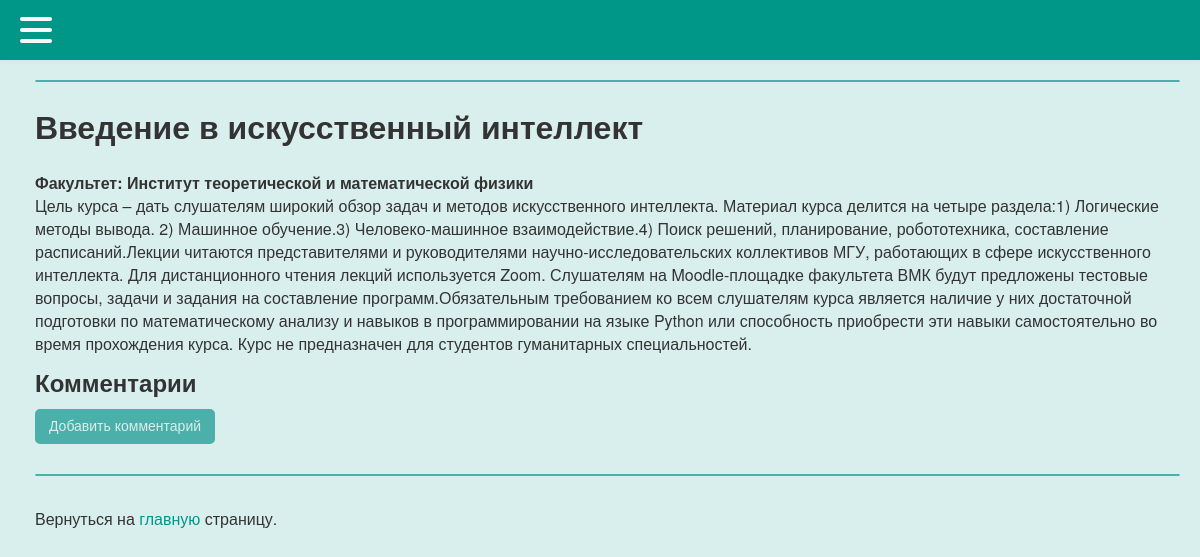
The page /mfk/221 on the database as committed earlier.
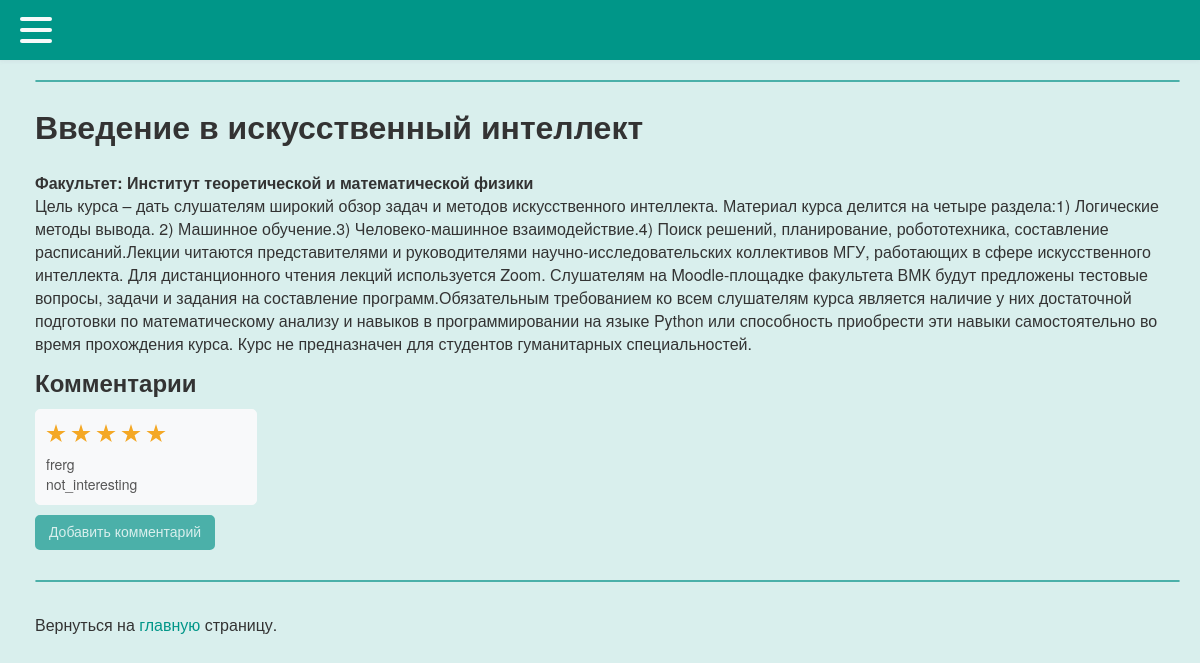
The same page on the database as committed later.
### tables this page shows
CREATE TABLE mfk (
id integer PRIMARY KEY AUTOINCREMENT,
name text,
faculty text,
desc text,
online text,
openclose text,
score text,
score_numb integer
);

CREATE TABLE comments (
id integer PRIMARY KEY AUTOINCREMENT,
username text,
mfkname text,
score text,
mfktitle text,
reason text
);

### testApp.py (the view)
@app.route("/mfk/<alias>", methods=['GET', 'POST'])
def showMfk(alias):
    mfk = dbase.getMfk(alias)
    if not mfk:
        abort(404)
    return render_template('mfk.html', menu=menu, mfk=mfk, alias=alias, my_comments=dbase.getComment(alias))

### FDataBase.py (called while the page is built)
    def getMfk(self, alias):
        try:
            self.__cur.execute(f"SELECT name, faculty, desc, online FROM mfk WHERE id LIKE '{alias}' LIMIT 1")
            res = self.__cur.fetchone()
            if res:
                return res
        except sqlite3.Error as e:
            print("getMfk Ошибка получения статьи из БД " + str(e))
        return (False, False)

    def getComment(self, alias):
        try:
            self.__cur.execute(f"SELECT username, mfkname, score, reason FROM comments WHERE mfkname LIKE {alias}")
            res = self.__cur.fetchall()
            if res:
                return res
        except sqlite3.Error as e:
            print("getComment Ошибка получения статьи из БД " + str(e))
        return ()

### testApp.py (called while the page is built)
def connect_db():
    conn = sqlite3.connect(app.config['DATABASE'])
    conn.row_factory = sqlite3.Row
    return conn

def get_db():
    if not hasattr(g, 'link_db'):
        g.link_db = connect_db()
    return g.link_db

@app.before_request
def before_request():
    global dbase
    db = get_db()
    dbase = FDataBase(db)

### templates/mfk.html (shortened to what this page needs)
{% extends 'index.html' %}
{% block content %}
        <h1>{{ mfk.name }}</h1>
        <b>Факультет: {{ mfk.faculty }}</b>
        <br>{{ mfk.desc }}
    <h2 style="margin-top: 10px; margin-bottom: 10px; ">Комментарии</h2>
    <ul class="list-comments">
        {% for m in my_comments %}
            <li>
                <p class="title">
                    <div class="comment_stars_background comment_container container">
                      <div class="comment_stars_background container__items">
                        {% for i in range(m.score|int) %}
                          <label class="comment_stars_background my_label" for="">
                            <div class="star-stroke">
                            </div>
                          </label>
                        {% endfor %}
                      </div>
                    </div>
                <p class="annonce">{{m.username}}<br>{{ m.reason }}</p>
            </li>
        {% endfor %}
    </ul>
    <a class="my_a" href="{{ url_for('addComment', alias=alias)}}">
          <div class="button_container">
            <div class="center">
              <button class="btn">
                <span style="font-size: 14px;" class="btn_span">Добавить комментарий</span>
              </button>
            </div>
          </div>
    </a>
{% endblock %}

### templates/index.html (shortened to what this page needs)
<!DOCTYPE html>
<html lang="en">
    <link type="text/css" href={{url_for('static', filename="css/style.css")}} rel="stylesheet" />
    <head>
    </head>
    <body>
        <nav>
          <div class="navbar">
            <div class="menu_container nav-container">
                <div class="" onclick="toggleLeft()">
                    <div class="hamburger-lines">
                      <span class="line line1"></span>
                      <span class="line line2"></span>
                      <span class="line line3"></span>
                    </div>
                </div>
            </div>
          </div>
        </nav>
        <div class="content">
            <hr>
            <div class="between_hr">
                {% block content %}{% endblock %}
            </div>
            <hr>
            <br>Вернуться на <a class="main_a" href="/dict">главную</a> страницу.
        </div>
    </body>
</html>

### static/css/style.css (style rules this page uses)
:root { --primary-colour: #f8f9fa; --secondary-colour: hsl(38 90% 55%); --star-colour: hsl(38 90% 55%); --menu-blue: #009688; --my-light-blue: #4bb0a9; --my-2light-blue: #7fc8c3; --my-background: #D9EFED; --my-white: #f8f9fa; --my-2light-grey: #e6e6e6; --my-light-grey: #b3b3b3; --my-grey: #747474; --my-black: #4f4f4f; }
body { font-family: 'Helvetica Neue', Helvetica, sans-serif; margin: 0; padding: 0; background: var(--my-background); }
.menu_container { top:0; position: fixed; max-width: 1050px; width: 90%; margin: auto; z-index: 21; }
.navbar { top:0; position: fixed; width: 100%; box-shadow: 0 1px 4px rgb(146 161 176 / 15%); background-color: var(--menu-blue); height: 60px; z-index: 20; }
.nav-container .hamburger-lines { display: block; height: 26px; width: 32px; position: absolute; top: 17px; left: 20px; z-index: 27; display: flex; flex-direction: column; justify-content: space-between; }
.nav-container .hamburger-lines .line { display: block; height: 4px; width: 100%; border-radius: 10px; background: var(--my-white); }
.nav-container .hamburger-lines .line1 { transform-origin: 0% 0%; transition: transform 0.4s ease-in-out; }
.nav-container .hamburger-lines .line2 { transition: transform 0.2s ease-in-out; }
.nav-container .hamburger-lines .line3 { transform-origin: 0% 100%; transition: transform 0.4s ease-in-out; }
::placeholder { color: var(--my-light-grey); opacity: 1; }
.content { margin: 80px 20px 20px 35px; color: #333; }
a { color: #007bff; text-decoration: none; }
.between_hr { margin: 20px 0 30px 0; }
hr { border: 1.25px solid var(--my-light-blue); border-radius: 2px; }
.my_a { color: #333; }
.main_a { color: var(--menu-blue); }
.button_container { display: block; display: flex; flex-direction: column; justify-content: center; align-items: left; }
.center { width: 180px; height: 35px; position: relative; display: flex; align-items: left; }
.btn { width: 180px; height: 35px; cursor: pointer; background: var(--my-light-blue); border: none; outline: none; transition: 0.7s ease-in-out; border: 2px solid var(--my-light-blue); border-radius: 5px; border-color: var(--my-light-blue); }
.btn_span { color: var(--my-background); font-weight: 100; font-size: 13px; }
ul.list-comments { list-style: none; margin: 0; padding: 0; }
ul.list-comments li { margin: 10px 0; padding: 10px; width: 200px; background: var(--my-white); border: 1px solid var(--my-white); border-radius: 5px; }
ul.list-comments .title { margin: -15px 0 10px 0; font-size: 16px; font-weight: bold; color: #333; }
ul.list-comments .annonce { margin: 10px 0 0 0; font-size: 14px; color: #555; }
.my_label { margin-right: 5px; }
.container { background: #f8f9fa; margin: 0; padding: 0; display: flex; align-items: center; }
.container .container__items { display: flex; align-items: left; justify-content: left; gap: -50px; }
.container .container__items label { aspect-ratio: 1; }
.container .container__items label .star-stroke { display: grid; place-items: center; width: 20px; height: 20px; background: var(--secondary-colour); clip-path: polygon(50% 0%, 61% 35%, 98% 35%, 68% 57%, 79% 91%, 50% 70%, 21% 91%, 32% 57%, 2% 35%, 39% 35%); }
.star-stroke { z-index: 10; }
.comment_container { background: #f8f9fa; margin: 0; padding: 0; display: flex; align-items: center; }
.comment_stars_background { background: var(--my-white); padding: 3px 0px 0px 0px; }

Rows that differ between the two databases and show on the page:
added comments: score "5" (drawn), username "frerg", reason "not_interesting"
